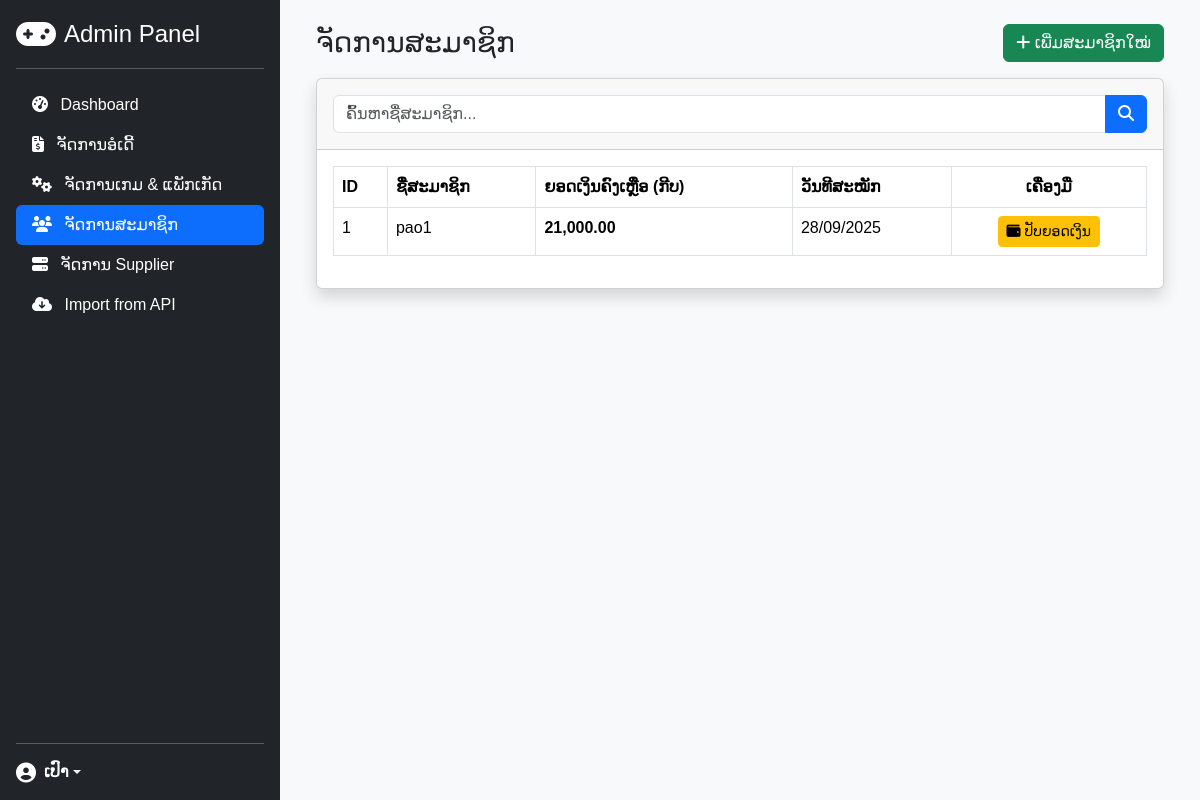
/admin/manage_members.php (signed in), run on the app's committed database.
### tables this page shows
CREATE TABLE `members` (
  `id` int(11) NOT NULL,
  `username` varchar(50) NOT NULL,
  `password` varchar(255) NOT NULL,
  `wallet_balance` decimal(10,2) NOT NULL DEFAULT 0.00,
  `created_at` timestamp NOT NULL DEFAULT current_timestamp()
);

### admin/manage_members.php (the view, shortened to what this page needs)
<?php
require_once 'admin_header.php';
require_once 'db_connect.php';
$search = isset($_GET['search']) ? trim($_GET['search']) : '';
$sql = "SELECT id, username, wallet_balance, created_at FROM members";
$sql .= " ORDER BY created_at DESC";
$stmt = $conn->prepare($sql);
$stmt->execute();
$result = $stmt->get_result();
?>
<div class="container-fluid">
    <div class="d-flex justify-content-between align-items-center mb-3">
        <h1 class="h3 mb-0 text-gray-800">ຈັດການສະມາຊິກ</h1>
        <button type="button" class="btn btn-success" data-bs-toggle="modal" data-bs-target="#addMemberModal">
            <i class="fas fa-plus"></i> ເພີ່ມສະມາຊິກໃໝ່
        </button>
    </div>
    <div class="card shadow mb-4">
        <div class="card-header py-3">
            <form method="GET" action="manage_members.php">
                <div class="input-group">
                    <input type="text" name="search" class="form-control" placeholder="ຄົ້ນຫາຊື່ສະມາຊິກ..." value="<?php echo htmlspecialchars($search); ?>">
                    <button class="btn btn-primary" type="submit"><i class="fas fa-search"></i></button>
                </div>
            </form>
        </div>
        <div class="card-body">
            <div class="table-responsive">
                <table class="table table-bordered table-hover" id="membersTable">
                    <thead>
                        <tr>
                            <th>ID</th>
                            <th>ຊື່ສະມາຊິກ</th>
                            <th>ຍອດເງິນຄົງເຫຼືອ (ກີບ)</th>
                            <th>ວັນທີສະໝັກ</th>
                            <th class="text-center">ເຄື່ອງມື</th>
                        </tr>
                    </thead>
                    <tbody>
                        <?php if ($result && $result->num_rows > 0): ?>
                            <?php while($member = $result->fetch_assoc()): ?>
                                <tr id="member-row-<?php echo $member['id']; ?>">
                                    <td><?php echo $member['id']; ?></td>
                                    <td><?php echo htmlspecialchars($member['username']); ?></td>
                                    <td class="wallet-balance fw-bold"><?php echo number_format($member['wallet_balance'], 2); ?></td>
                                    <td><?php echo date('d/m/Y', strtotime($member['created_at'])); ?></td>
                                    <td class="text-center">
                                        <button class="btn btn-sm btn-warning adjust-balance-btn" data-id="<?php echo $member['id']; ?>" data-username="<?php echo htmlspecialchars($member['username']); ?>" data-bs-toggle="modal" data-bs-target="#balanceModal">
                                            <i class="fas fa-wallet"></i> ປັບຍອດເງິນ
                                        </button>
                                    </td>
                                </tr>
                            <?php endwhile; ?>
                        <?php else: ?>
                            <tr><td colspan="5" class="text-center">ບໍ່ພົບຂໍ້ມູນສະມາຊິກ.</td></tr>
                        <?php endif; ?>
                    </tbody>
                </table>
            </div>
        </div>
    </div>
</div>
</div> <script src="https://cdn.jsdelivr.net/npm/bootstrap@5.3.3/dist/js/bootstrap.bundle.min.js"></script>
</body>
</html>

### admin/admin_header.php (style rules this page uses)
body { font-family: 'Phetsarath OT', sans-serif; background-color: #f8f9fa; }

### data on the page
members: id "1", username "pao1", wallet_balance "21,000.00", created_at "28/09/2025"

### other printed values
$_SESSION["admin_username"] "ເປົາ"
